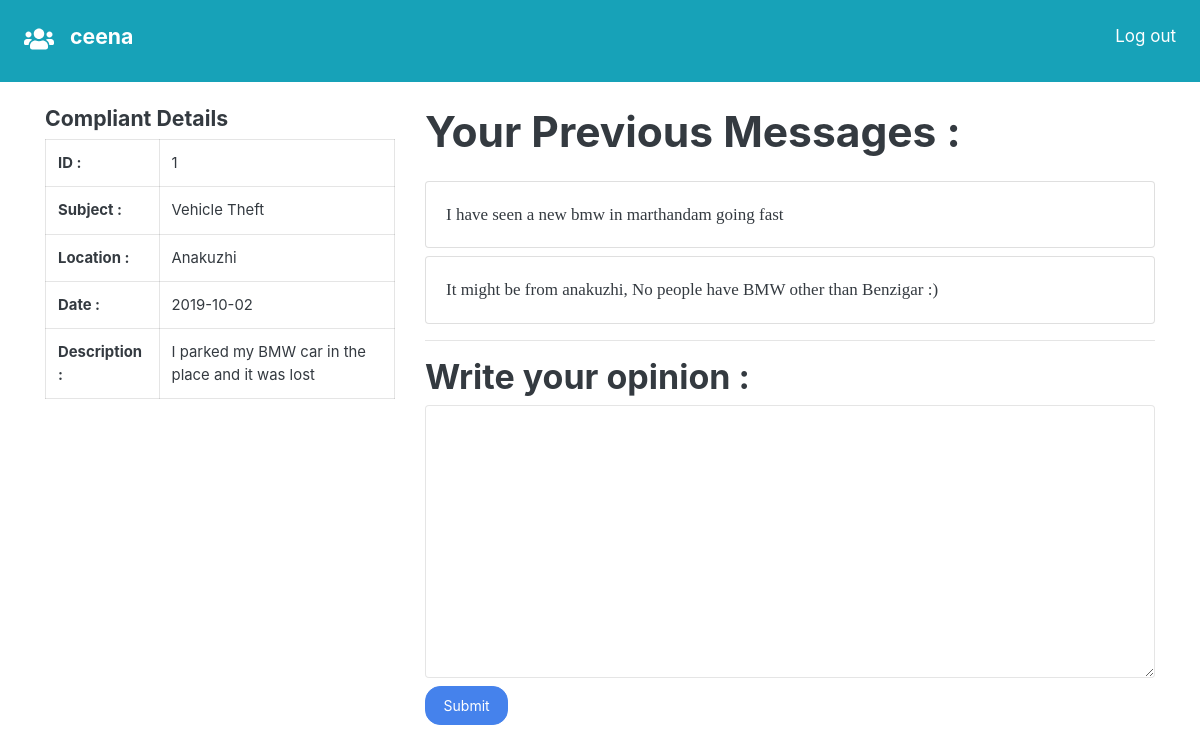
Page /volunteers/complaint.php?id=1 (signed in) on the committed database.
### tables this page shows
CREATE TABLE `complaint` (
  `id` int(11) NOT NULL,
  `userid` int(11) NOT NULL,
  `subject` varchar(30) NOT NULL,
  `location` varchar(30) NOT NULL,
  `date` date NOT NULL,
  `description` varchar(500) NOT NULL,
  `status` varchar(30) NOT NULL,
  `police_msg` varchar(500) NOT NULL
);

CREATE TABLE `volunteers_msg` (
  `id` int(11) NOT NULL,
  `complaintid` int(11) NOT NULL,
  `name` varchar(20) NOT NULL,
  `message` varchar(500) NOT NULL
);

### volunteers/complaint.php (the view, shortened to what this page needs)
<?php
include("../connection.php");
if (isset($_SESSION['username'])) {
    if (isset($_GET['id'])) {
        $id = $_GET['id'];
        mysqli_query($connection, "update complaint set status='Police Seen' where id=$id;");
        $complaint = mysqli_query($connection, "Select id,subject,location,date,description,status,police_msg from complaint where id=$id;");
        $complaint = mysqli_fetch_all($complaint);
        $compliantid = $complaint[0][0];
        $compliantsubject = $complaint[0][1];
        $compliantlocation = $complaint[0][2];
        $compliantdate = $complaint[0][3];
        $compliantdescription = $complaint[0][4];
        if (isset($_GET['logout'])) {
            $_SESSION['email'] = 0;
            session_destroy();
            header("Location: index.php");
        } else {
            ?>
            <!DOCTYPE html>
            <html lang="en">
            <head>
                <link rel="stylesheet" href="../bootstrap.min.css">
            </head>
            <body>
                <div class="d-flex p-4 justify-content-between bg-info text-white">
                    <div class="d-flex">
                        <a href="home.php">
                        </a>
                        <h5 class="ml-3 text-white">
                            <?php echo $_SESSION['username'] ?>
                        </h5>
                    </div>
                    <div>
                        <a href="home.php?logout=1&id=<?php echo $_GET['id'] ?>" class="text-white">Log out</a>
                    </div>
                </div>
                <div class="container mt-4">
                    <div class="row">
                        <div class="col-4">
                            <h5>Compliant Details</h5>
                            <table class="table table-bordered">
                                <tr>
                                    <th>
                                        ID :
                                    </th>
                                    <td>
                                        <?php echo $id; ?>
                                    </td>
                                </tr>
                                <tr>
                                    <th>
                                        Subject :
                                    </th>
                                    <td>
                                        <?php echo $compliantsubject; ?>
                                    </td>
                                </tr>
                                <tr>
                                    <th>
                                        Location :
                                    </th>
                                    <td>
                                        <?php echo $compliantlocation; ?>
                                    </td>
                                </tr>
                                <tr>
                                    <th>
                                        Date :
                                    </th>
                                    <td>
                                        <?php echo $compliantdate; ?>
                                    </td>
                                </tr>
                                <tr>
                                    <th>
                                        Description :
                                    </th>
                                    <td>
                                        <?php echo $compliantdescription; ?>
                                    </td>
                                </tr>
                            </table>
                        </div>
                        <div class="col-8">
                            <div>
                                <?php
                                            $username = $_SESSION['username'];
                                            $result = mysqli_query($connection, "select name,message from volunteers_msg where complaintid=$compliantid and name='$username';");
                                            if (mysqli_num_rows($result)) {
                                                echo '
                                                <h1 class="mb-4">Your Previous Messages : </h1>';
                                            }
                                            while ($row = mysqli_fetch_array($result)) {
                                                echo '
                                            <div class="card mt-2">
                                                <div class="card-body">
                                                    <p class="card-text">' . $row[1] . '</p>
                                                </div>
                                            </div>
                                            ';
                                            }
                                            ?>
                            </div>
                            <hr>
                            <h2>Write your opinion : </h2>
                            <form action="complaint.php" class="mt-2" method="get">
                                <textarea required class="form-control" name="msg" id="" cols="30" rows="10"></textarea>
                                <input type="submit" value="Submit" class="mt-2 btn btn-primary">
                            </form>
                        </div>
                    </div>
                </div>
            </body>
            </html>
<?php
        }
    }
} else {
    header("Location: index.php");
}
?>

### rows in the picture
complaint: subject "Vehicle Theft", location "Anakuzhi", date "2019-10-02", description "I parked my BMW car in the place and it was lost"
volunteers_msg: message "I have seen a new bmw in marthandam going fast"
volunteers_msg: message "It might be from anakuzhi, No people have BMW other than Benzigar :)"

### other values in the picture
$_SESSION['username'] "ceena"
$id "1"
